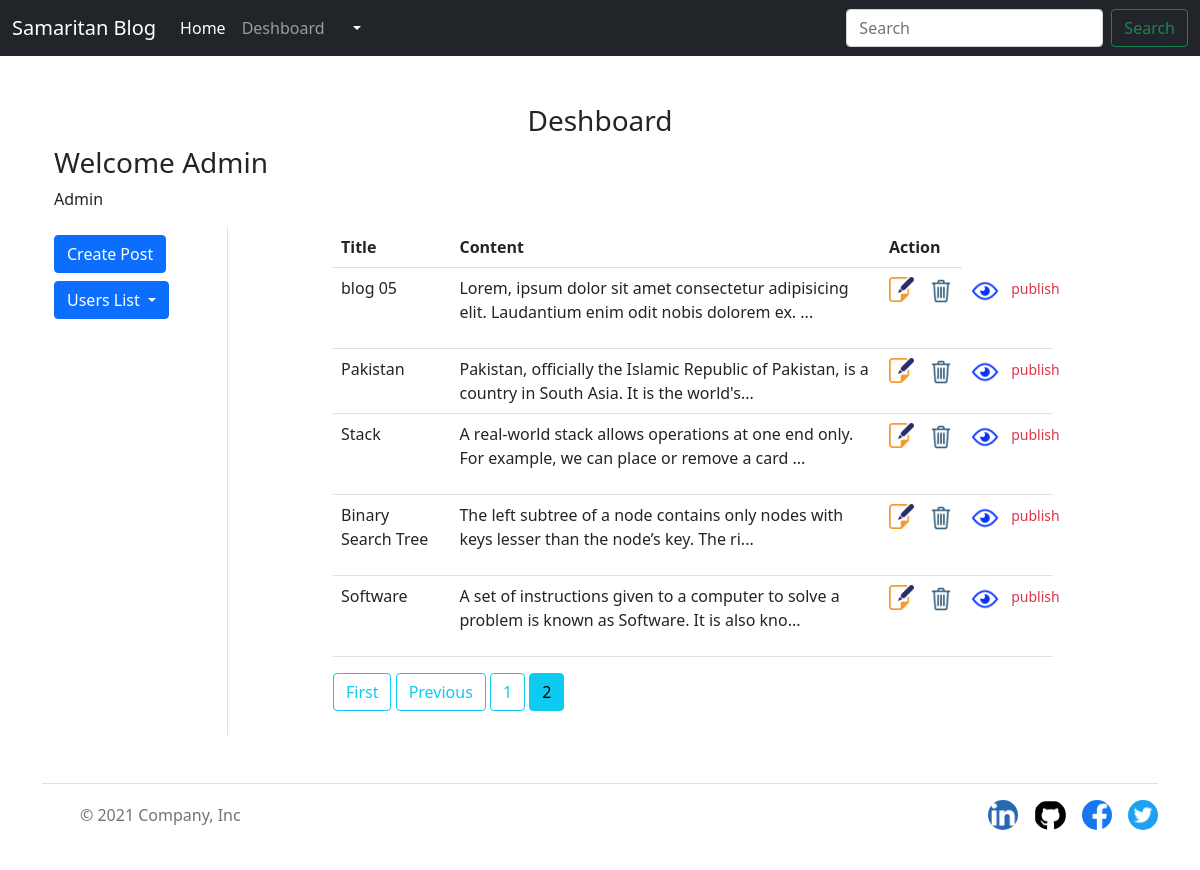
/dashboard/?page=2 (signed in), run on the app's committed database.
### blog/models.py (models this page shows, shortened)
class Post(models.Model):
    title = models.CharField(max_length=50)
    author = models.ForeignKey(User, on_delete=models.CASCADE)
    published_date = models.DateTimeField(default=timezone.now)
    content = RichTextField(blank = True, null = True)
    visible = models.BooleanField(default=False)
    upload = models.ImageField(upload_to ='uploads/')

### blog/views.py (the view)
# urls.py: path('dashboard/', views.deshboard, name='dashboard'),
def deshboard(request):
    if request.user.is_authenticated:
        post = Post.objects.all().order_by('published_date').reverse()
        paginator = Paginator(post, 5)
        page = request.GET.get('page')
        page_obj = paginator.get_page(page)
        if request.user.is_superuser:
            all_users = User.objects.values()
            users = []
            for user in range(0, len(all_users)):
                users.append(all_users[user]['username'])
            return render(request, 'blog/dashboard.html', {'post':post, 'page_obj':page_obj, 'user':'Admin', 'users':users})
        else:
            post = Post.objects.filter(author = request.user).order_by('published_date').reverse()
            paginator = Paginator(post, 5)
            page = request.GET.get('page')
            page_obj = paginator.get_page(page)
            return render(request, 'blog/dashboard.html', {'post':post, 'page_obj': page_obj, 'user':'Author'})
    return redirect('login')

### blog/templates/blog/dashboard.html (shortened to what this page needs)
{% extends 'blog/base.html' %}
{% load static %}
{% block content %}
<div class="container my-5">
    <center>
        <h3>Deshboard</h3>
    </center>
    <div class="row">
        <h3>Welcome <span class="text-capitalize">{{request.user}}</span></h3>
        <p>{{user}}</p>
        <div class="col-sm-2 border-end">
            <a href="{% url 'PostCreateView' %}" class="btn btn-primary my-2">Create Post</a>
            {%if request.user.is_superuser%}
            <div class="dropdown">
                <a class="btn btn-primary dropdown-toggle" href="#" role="button" id="dropdownMenuLink"
                    data-bs-toggle="dropdown" aria-expanded="false">
                    Users List
                </a>
            </div>
            {%endif%}
        </div>
        <div class="col-sm-8 offset-sm-1">
            <table class="table">
                <tr>
                    <th>Title</th>
                    <th>Content</th>
                    <th>Action</th>
                </tr>
                {% for p in page_obj%}
                <tr>
                    <td>{{p.title}}</td>
                    <td>{{p.content|slice:"0:100"|safe}}...</td>
                    <td align="center">
                        <div class="row">
                            <div class="col-5">
                                <a href="{% url 'PostEditView' p.id %}">
                                    <img src="{% static 'blog/img/edit_icon.png' %}" alt="EDIT" height="25px"
                                        width="25px">
                                </a>
                            </div>
                            <div class="col-5">
                                <a href="{% url 'delete' p.id %}">
                                    <img src="{% static 'blog/img/delete_garbage_trash_icon.png' %}" alt="DELETE"
                                        height="30px" width="30px"></a>
                            </div>
                        </div>
                    </td>
                    <td>
                        <div class="row">
                            <div class="col-5">
                                <a href="{% url 'PostDetail' p.id %}">
                                    <img src="{% static 'blog/img/public_visible_watch_icon.png' %}" alt="View"
                                        height="30px" width="30px"></a>
                            </div>
                            <div class="col-5">
                                {%if p.visible == True%}
                                <small class="text-danger">publish</small>
                                {%else%}
                                    <a href="{% url 'ApprovePost' p.id%}">Approve</a>
                                {%endif%}
                            </div>
                        </div>
                    </td>
                </tr>
                {%endfor%}
            </table>
            {% if page_obj.has_previous %}
            <a class="btn btn-outline-info mb-4" href="?page=1">First</a>
            <a class="btn btn-outline-info mb-4" href="?page={{ page_obj.previous_page_number }}">Previous</a>
            {% endif %}
            {% for num in page_obj.paginator.page_range %}
            {% if page_obj.number == num %}
            <a class="btn btn-info mb-4" href="?page={{ num }}">{{ num }}</a>
            {% elif num > page_obj.number|add:'-2' and num < page_obj.number|add:'2' %} <a
                class="btn btn-outline-info mb-4" href="?page={{ num }}">{{ num }}</a>
                {% endif %}
                {% endfor %}
        </div>
    </div>
</div>
{% endblock content %}

### blog/static/blog/css/style.css (style rules this page uses)
a { text-decoration: none; }

### data on the page
Post: title "blog 05", content "Lorem, ipsum dolor sit amet consectetur adipisicing elit. Laudantium enim odit nobis dolorem ex.", visible "publish"
Post: title "Pakistan", content "Pakistan, officially the Islamic Republic of Pakistan, is a country in South Asia. It is the world's", visible "publish"
Post: title "Stack", content "A real-world stack allows operations at one end only. For example, we can place or remove a card", visible "publish"
Post: title "Binary Search Tree", content "The left subtree of a node contains only nodes with keys lesser than the node’s key. The ri", visible "publish"
Post: title "Software", content "A set of instructions given to a computer to solve a problem is known as Software. It is also kno", visible "publish"

### other printed values
{{ request.user }} "Admin"
{{ user }} "Admin"
{{ num }} "1"
{{ num }} "2"
